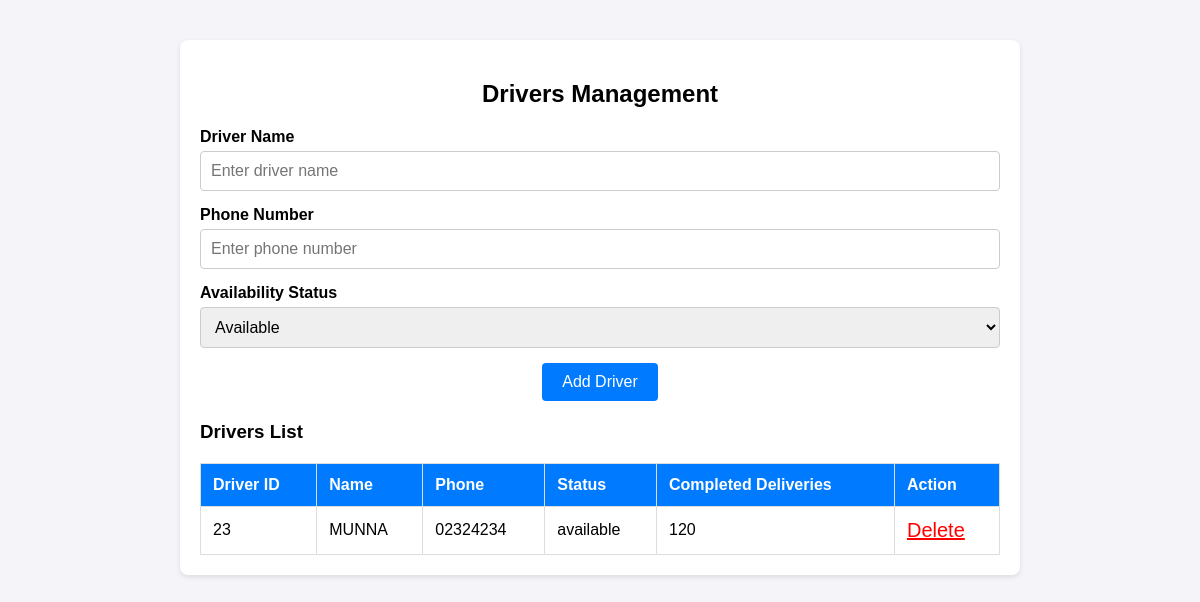
The page /adminpannel/pages/drivermanagement/driverm.php on the database as committed earlier.
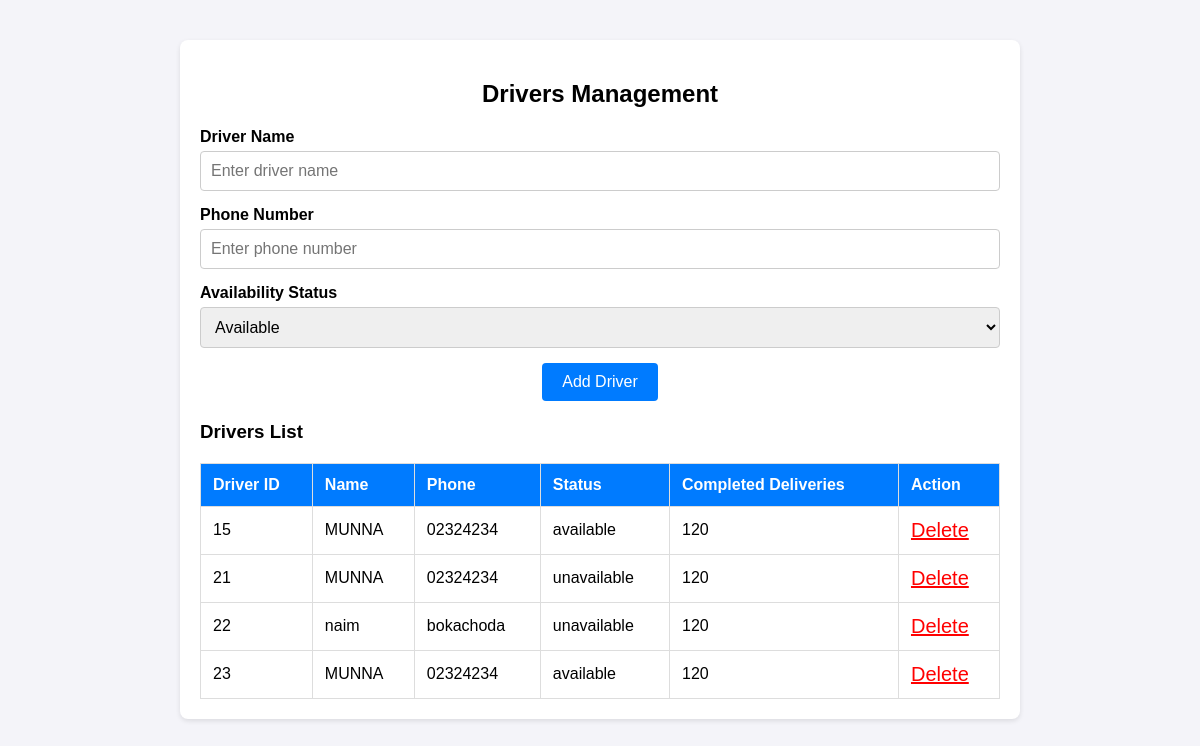
The same page on the database as committed later.
### tables this page shows
CREATE TABLE `driver_management` (
  `id` int(100) NOT NULL,
  `driver_name` varchar(100) NOT NULL,
  `driver_phone` varchar(100) NOT NULL,
  `available` varchar(100) NOT NULL
);

### adminpannel/pages/drivermanagement/driverm.php (the view, shortened to what this page needs)
<?php
$database = mysqli_connect("localhost", "root", "", "fasttrack");
?>
<div class="drivers-container">
    <h2>Drivers Management</h2>
    <form action="" method="post">
        <div class="form-group">
            <label for="driver-name">Driver Name</label>
            <input type="text" id="driver-name" name="driver_name" placeholder="Enter driver name">
        </div>
        <div class="form-group">
            <label for="driver-phone">Phone Number</label>
            <input type="text" id="driver-phone" name="driver_phone" placeholder="Enter phone number">
        </div>
        <div class="form-group">
            <label for="driver-status">Availability Status</label>
            <select id="driver-status" name="driver_status">
                <option value="available">Available</option>
            </select>
        </div>
        <div class="form-actions">
            <button type="submit" name="add-driver">Add Driver</button>
        </div>
    </form>
    <?php
    $db = $database->query("select * from driver_management");
    echo "<h3>Drivers List</h3>
    <table>
        <thead>
            <tr>
                <th>Driver ID</th>
                <th>Name</th>
                <th>Phone</th>
                <th>Status</th>
                <th>Completed Deliveries</th>
                <th>Action</th>
            </tr>
        </thead>";
    while ($row= $db->fetch_assoc()) {
        echo "<tbody>
            <tr>
                <td>{$row['id']}</td>
                <td>{$row['driver_name']} </td>
                <td>{$row['driver_phone']}</td>
                <td>{$row['available']}</td>
                <td>120</td>
                <td><a href='index.php?deleteid={$row['id']}' style='color:red; font-size:20px;'>Delete</a></td>
            </tr>
            </tbody>";
    }
    echo "</table>";
    ?>
</div>

Rows that differ between the two databases and show on the page:
added driver_management: id "15", driver_name "MUNNA", driver_phone "02324234", available "available"
added driver_management: id "21", driver_name "MUNNA", driver_phone "02324234", available "unavailable"
added driver_management: id "22", driver_name "naim", driver_phone "bokachoda", available "unavailable"
